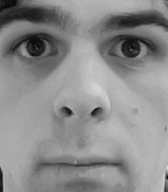
#> input picture lab6/liam_face2.png, 168 x 192 px
$ jupyter execute --allow-errors esercizio1.ipynb
#> lines starting #> are read from the running program, lines starting #| are printed output that depends on the picture
[cell 1]
import numpy as np
import matplotlib.pyplot as plt
import scipy.io
from PIL import Image
from skimage.metrics import structural_similarity as ssim

#> (a cell that did not finish here is left out)

#> (a cell that did not finish here is left out)

#> (a cell that did not finish here is left out)

#> (a cell that did not finish here is left out)

#> (a cell that did not finish here is left out)

#> (a cell that did not finish here is left out)

[cell 8]
image = Image.open("liam_face2.png")
#> image is the input picture: PIL image 168x192 LA; mean R, G, B, A 139.8, 139.8, 139.8, 255

liam_face = np.array(image)
liam_face = liam_face[:,:,0]

#the orientation is wrong
liam_face = liam_face.T
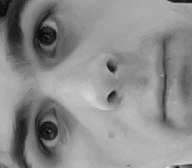
#> liam_face: shape (168, 192); min 4, max 224, mean 139.8
liam_face = liam_face.flatten()

#lady is the name of the dog
image = Image.open("lady_face.png")
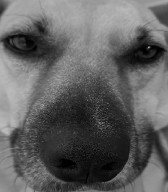
#> input picture lab6/lady_face.png, 168 x 192 px
#> image is the input picture: PIL image 168x192 L; min 0, max 189, mean 96.6
lady_face = np.array(image)

#the orientation is wrong
lady_face = lady_face.T
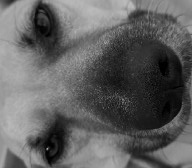
#> lady_face: shape (168, 192); min 0, max 189, mean 96.6
lady_face = lady_face.flatten()

#lady is the name of the dog
image = Image.open("plant.png")
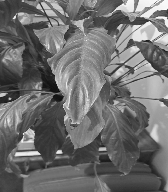
#> input picture lab6/plant.png, 168 x 192 px
#> image is the input picture: PIL image 168x192 L; min 14, max 254, mean 110.4
plant = np.array(image)

#the orientation is wrong
plant = plant.T
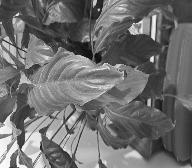
#> plant: shape (168, 192); min 14, max 254, mean 110.4
plant = plant.flatten()
